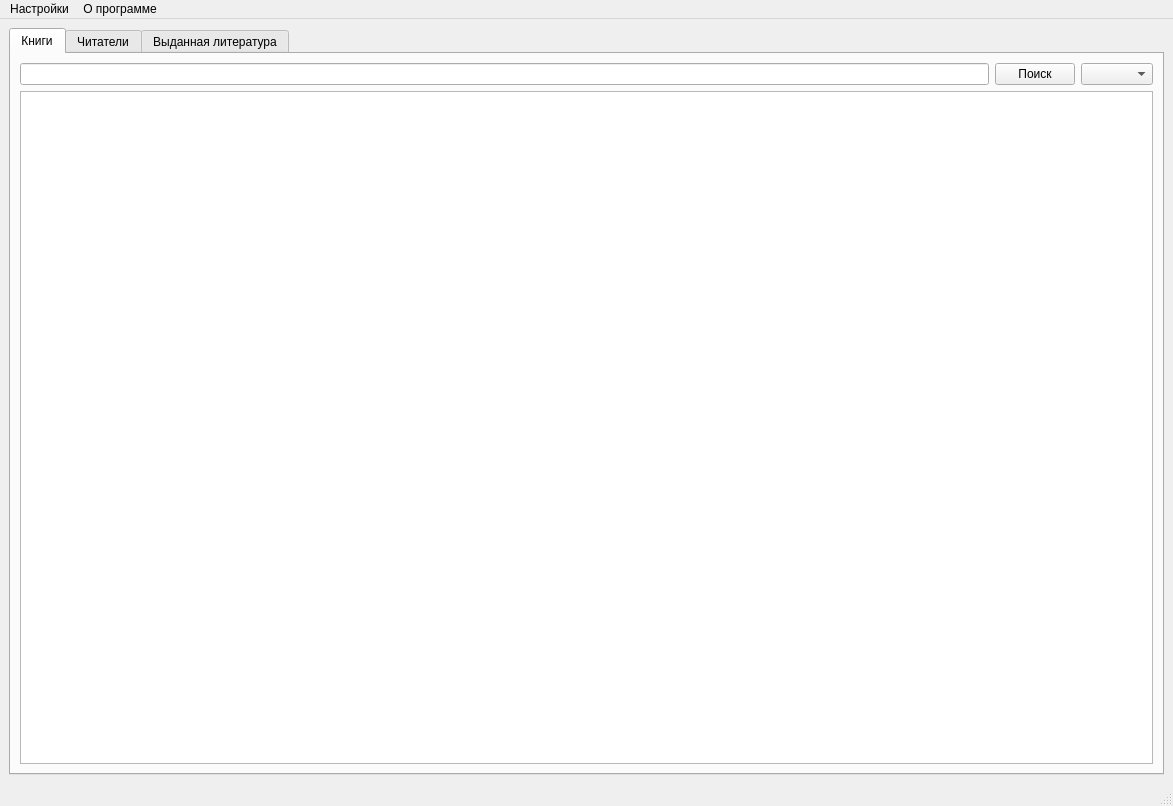
<?xml version="1.0" encoding="UTF-8"?>
<ui version="4.0">
 <class>MainWindow</class>
 <widget class="QMainWindow" name="MainWindow">
  <property name="geometry">
   <rect>
    <x>0</x>
    <y>0</y>
    <width>1173</width>
    <height>806</height>
   </rect>
  </property>
  <property name="windowTitle">
   <string>Библиотекарь</string>
  </property>
  <widget class="QWidget" name="centralwidget">
   <layout class="QHBoxLayout" name="horizontalLayout_3">
    <item>
     <layout class="QHBoxLayout" name="horizontalLayout_2">
      <item>
       <widget class="QTabWidget" name="tabWidget">
        <property name="styleSheet">
         <string notr="true">font: 12pt &quot;MS Shell Dlg 2&quot;;</string>
        </property>
        <property name="currentIndex">
         <number>0</number>
        </property>
        <widget class="QWidget" name="tab_1">
         <attribute name="title">
          <string>Книги</string>
         </attribute>
         <layout class="QVBoxLayout" name="verticalLayout_3">
          <item>
           <layout class="QVBoxLayout" name="verticalLayout_2">
            <item>
             <layout class="QHBoxLayout" name="horizontalLayout_12">
              <item>
               <layout class="QVBoxLayout" name="verticalLayout_4">
                <item>
                 <widget class="QLineEdit" name="line_search_books"/>
                </item>
               </layout>
              </item>
              <item>
               <layout class="QHBoxLayout" name="horizontalLayout_14">
                <item>
                 <widget class="QPushButton" name="btn_search_books">
                  <property name="text">
                   <string>Поиск</string>
                  </property>
                 </widget>
                </item>
               </layout>
              </item>
              <item>
               <layout class="QHBoxLayout" name="horizontalLayout_13">
                <item>
                 <widget class="QComboBox" name="comboBox"/>
                </item>
               </layout>
              </item>
             </layout>
            </item>
            <item>
             <layout class="QHBoxLayout" name="horizontalLayout_7">
              <item>
               <widget class="QTableWidget" name="tw_books"/>
              </item>
             </layout>
            </item>
           </layout>
          </item>
         </layout>
        </widget>
        <widget class="QWidget" name="tab_2">
         <attribute name="title">
          <string>Читатели</string>
         </attribute>
         <layout class="QVBoxLayout" name="verticalLayout_7">
          <item>
           <layout class="QVBoxLayout" name="verticalLayout_5">
            <item>
             <layout class="QHBoxLayout" name="horizontalLayout_15">
              <item>
               <layout class="QVBoxLayout" name="verticalLayout_6">
                <item>
                 <widget class="QLineEdit" name="line_search_readers"/>
                </item>
               </layout>
              </item>
              <item>
               <layout class="QHBoxLayout" name="horizontalLayout_16">
                <item>
                 <widget class="QPushButton" name="btn_search_readers">
                  <property name="text">
                   <string>Поиск</string>
                  </property>
                 </widget>
                </item>
               </layout>
              </item>
              <item>
               <layout class="QHBoxLayout" name="horizontalLayout_17">
                <item>
                 <widget class="QComboBox" name="comboBox_2"/>
                </item>
               </layout>
              </item>
             </layout>
            </item>
            <item>
             <layout class="QHBoxLayout" name="horizontalLayout_18">
              <item>
               <widget class="QTableWidget" name="tw_readers"/>
              </item>
             </layout>
            </item>
            <item>
             <layout class="QHBoxLayout" name="horizontalLayout_19">
              <item>
               <layout class="QHBoxLayout" name="horizontalLayout_4">
                <item>
                 <widget class="QPushButton" name="btn_view_reader">
                  <property name="text">
                   <string>Просмотр карточки</string>
                  </property>
                 </widget>
                </item>
               </layout>
              </item>
              <item>
               <layout class="QHBoxLayout" name="horizontalLayout_20">
                <item>
                 <widget class="QPushButton" name="btn_add_reader">
                  <property name="text">
                   <string>Добавить</string>
                  </property>
                 </widget>
                </item>
               </layout>
              </item>
              <item>
               <layout class="QHBoxLayout" name="horizontalLayout_21">
                <item>
                 <widget class="QPushButton" name="btn_edit_reader">
                  <property name="text">
                   <string>Изменить</string>
                  </property>
                 </widget>
                </item>
               </layout>
              </item>
              <item>
               <layout class="QHBoxLayout" name="horizontalLayout_22">
                <item>
                 <widget class="QPushButton" name="btn_del_reader">
                  <property name="text">
                   <string>Удалить</string>
                  </property>
                 </widget>
                </item>
               </layout>
              </item>
             </layout>
            </item>
           </layout>
          </item>
         </layout>
        </widget>
        <widget class="QWidget" name="tab_3">
         <attribute name="title">
          <string>Выданная литература</string>
         </attribute>
         <layout class="QVBoxLayout" name="verticalLayout">
          <item>
           <layout class="QVBoxLayout" name="verticalLayout_8">
            <item>
             <layout class="QHBoxLayout" name="horizontalLayout_23">
              <item>
               <layout class="QVBoxLayout" name="verticalLayout_9">
                <item>
                 <widget class="QLineEdit" name="line_search_journal"/>
                </item>
               </layout>
              </item>
              <item>
               <layout class="QHBoxLayout" name="horizontalLayout_24">
                <item>
                 <widget class="QPushButton" name="btn_search_journal">
                  <property name="text">
                   <string>Поиск</string>
                  </property>
                 </widget>
                </item>
               </layout>
              </item>
              <item>
               <layout class="QHBoxLayout" name="horizontalLayout_25">
                <item>
                 <widget class="QComboBox" name="comboBox_3"/>
                </item>
               </layout>
              </item>
             </layout>
            </item>
            <item>
             <layout class="QHBoxLayout" name="horizontalLayout_26">
              <item>
               <widget class="QTableWidget" name="tw_journal"/>
              </item>
             </layout>
            </item>
            <item>
             <layout class="QHBoxLayout" name="horizontalLayout_27">
              <item>
               <layout class="QHBoxLayout" name="horizontalLayout_28">
                <item>
                 <widget class="QPushButton" name="btn_add_journal">
                  <property name="text">
                   <string>Добавить</string>
                  </property>
                 </widget>
                </item>
               </layout>
              </item>
              <item>
               <layout class="QHBoxLayout" name="horizontalLayout_29"/>
              </item>
              <item>
               <layout class="QHBoxLayout" name="horizontalLayout_30">
                <item>
                 <widget class="QPushButton" name="btn_del_journal">
                  <property name="text">
                   <string>Удалить</string>
                  </property>
                 </widget>
                </item>
               </layout>
              </item>
             </layout>
            </item>
           </layout>
          </item>
         </layout>
        </widget>
       </widget>
      </item>
     </layout>
    </item>
   </layout>
  </widget>
  <widget class="QMenuBar" name="menubar">
   <property name="geometry">
    <rect>
     <x>0</x>
     <y>0</y>
     <width>1173</width>
     <height>21</height>
    </rect>
   </property>
   <widget class="QMenu" name="menu">
    <property name="title">
     <string>О программе</string>
    </property>
   </widget>
   <widget class="QMenu" name="menu_2">
    <property name="title">
     <string>Настройки</string>
    </property>
   </widget>
   <addaction name="menu_2"/>
   <addaction name="menu"/>
  </widget>
  <widget class="QStatusBar" name="statusbar"/>
 </widget>
 <resources/>
 <connections/>
</ui>
